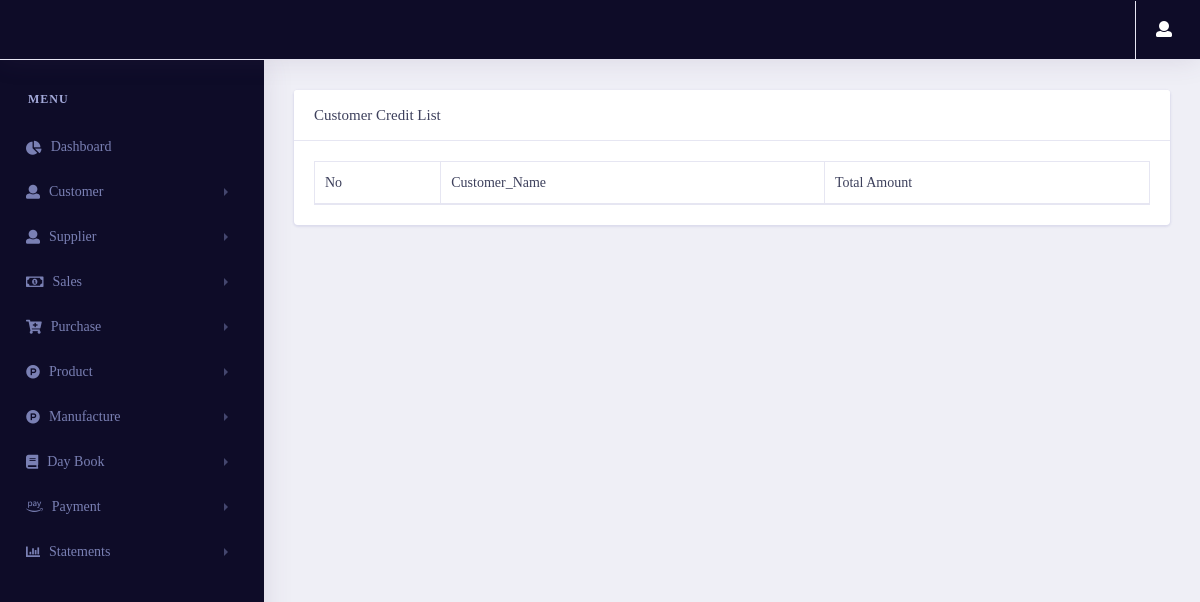
/statement/customer_Credit/ (signed in), run on an earlier commit of the app's database.
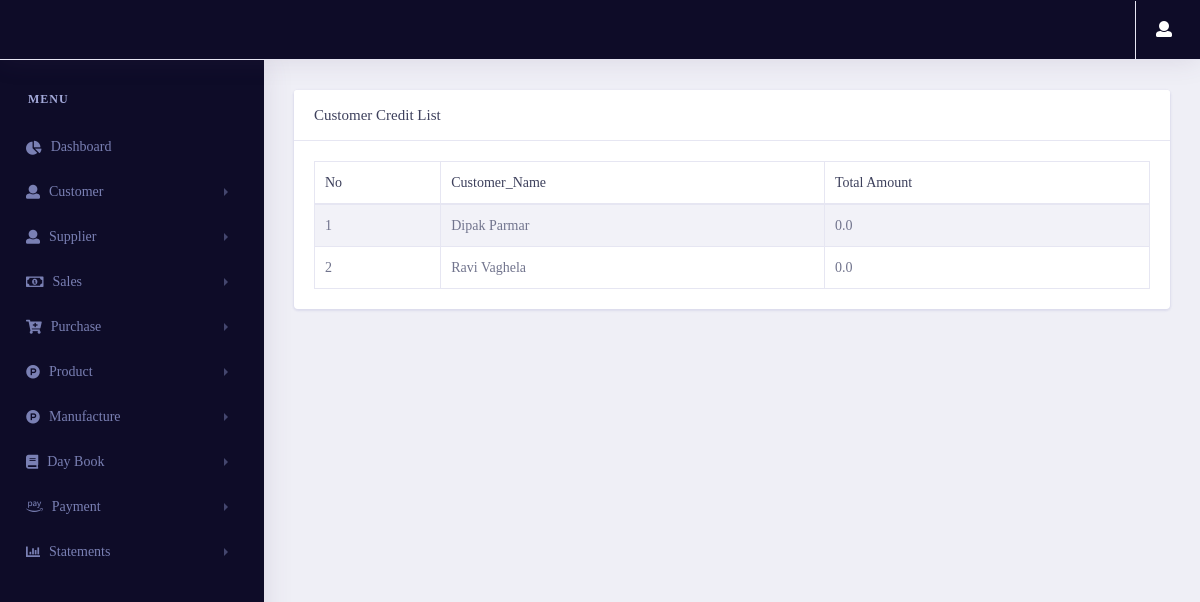
And on a later commit of the database.
### customer/models.py (models this page shows, shortened)
class customeraccount_gst(models.Model):
    customer_name = models.OneToOneField(Customer_gst,on_delete=models.CASCADE)
    amount = models.FloatField(default=0)
    id = models.UUIDField(default=uuid.uuid4 , unique=True , primary_key=True , editable=False)

class Customer_gst(models.Model):
    customerid = models.CharField(max_length=10, null=True, blank=True)
    fullname = models.CharField(max_length=50)
    email = models.EmailField(max_length=254)
    contactno = models.CharField(max_length=50)
    gst = models.CharField(max_length=50)
    city = models.CharField(max_length=50)
    state = models.CharField(max_length=50)
    landmark = models.CharField(max_length=50)
    id = models.UUIDField(default=uuid.uuid4 , unique=True , primary_key=True , editable=False)
    def __str__(self):
        return self.fullname

### statements/views.py (the view)
# urls.py: path('customer_Credit/',views.customer_Credit,name="customer_Credit"),
@login_required(login_url='login')
def customer_Credit(request):
    try:
        if request.session['Estimate']:
            customer_credit_data = customeraccount_estimate.objects.select_related('customer_name').all()
        if request.session['GST']:
            customer_credit_data = customeraccount_gst.objects.all()
        context = {
            'customer_credit_data':customer_credit_data
        }
        return render(request, 'statements/customercredit.html',context)
    except:
        return redirect('error404')

### statements/templates/statements/customercredit.html (shortened to what this page needs)
{% extends 'pages/base.html' %}
{% load static %}
{% load user_auth %}
{% block content %}
<link rel="stylesheet" href="{% static 'vendor/bootstrap/css/bootstrap.min.css' %}">
<link href="{% static 'vendor/fonts/circular-std/style.css' %}" rel="stylesheet">
<link rel="stylesheet" href="{% static 'libs/css/style.css' %}">
<link rel="stylesheet" href="{% static 'vendor/fonts/fontawesome/css/fontawesome-all.css' %}">
<link rel="stylesheet" type="text/css" href="{% static 'vendor/datatables/css/dataTables.bootstrap4.css' %}">
{% if request.session.Estimate %}
<div class="row">
    <div class="col-xl-12 col-lg-12 col-md-12 col-sm-12 col-12">
        <div class="card">
            <h5 class="card-header">Customer Credit List</h5>
            <div class="card-body">
                <div class="table-responsive">
                    <table class="table table-striped table-bordered first" id="example">
                        <thead>
                        <tr>
                            <th>No</th>
                            <th>Customer_Name</th>
                            <th>Total Amount</th>
                        </tr>
                        </thead>
                        <tbody>
                        {% for i in customer_credit_data %}
                        <tr>
                            <td>{{forloop.counter}}</td>
                            <td>{{i.customer_name}}</td>
                            <td>{{i.amount}}</td>
                        </tr>
                        {% endfor %}
                        </tbody>
                    </table>
                </div>
            </div>
        </div>
    </div>
</div>
{% endif %}
{% endblock content %}

What changed in the data, as far as the page shows it:
added customeraccount_gst: customer_name "Dipak Parmar", amount "0.0"
added customeraccount_gst: customer_name "Ravi Vaghela", amount "0.0"
